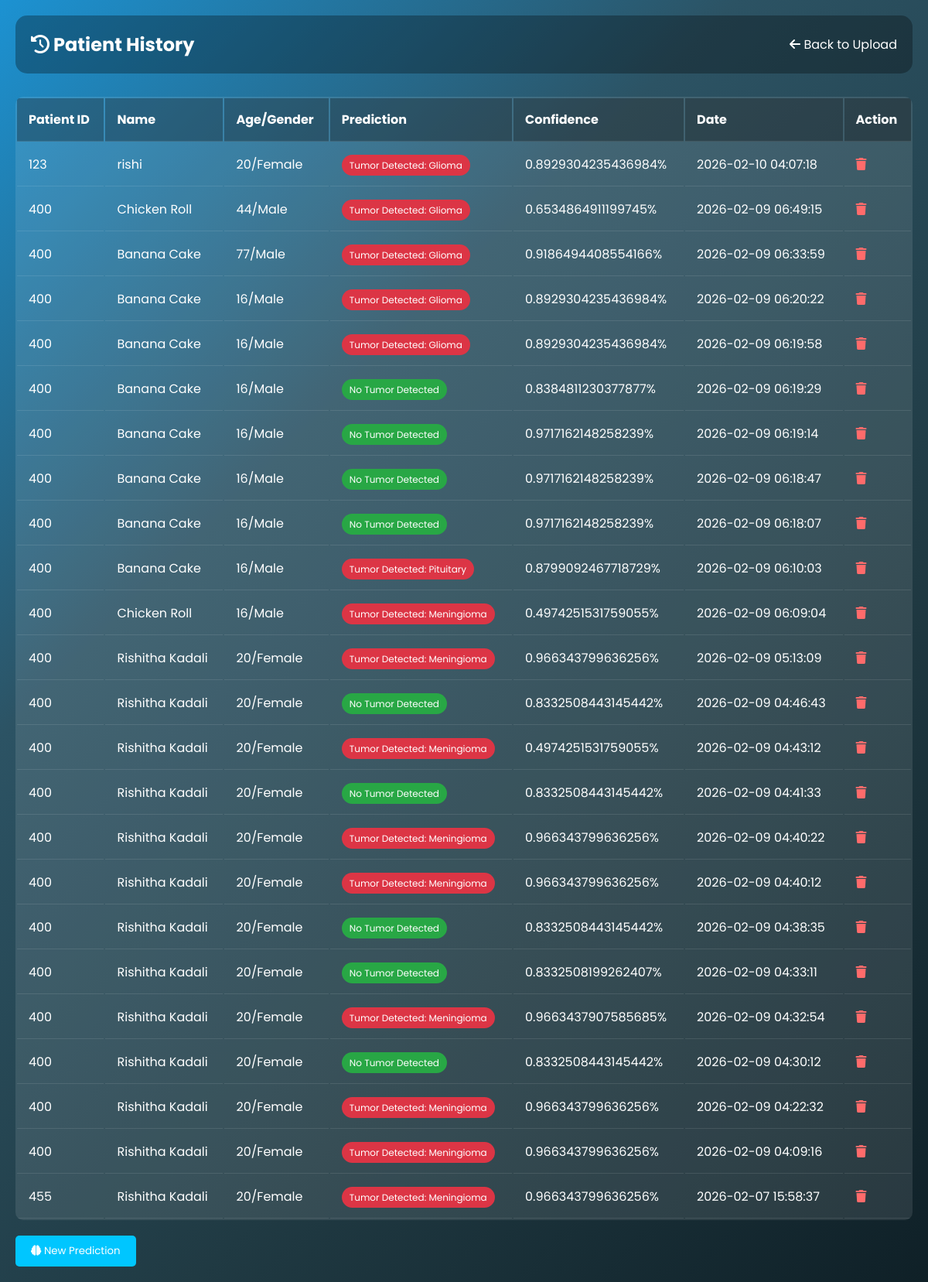
Screenshot of /history (signed in) with the database file from the repository.
### tables this page shows
CREATE TABLE patient_history(
            id INTEGER PRIMARY KEY AUTOINCREMENT,
            patient_id TEXT NOT NULL,
            patient_name TEXT NOT NULL,
            age INTEGER,
            gender TEXT,
            filename TEXT,
            prediction TEXT,
            confidence REAL,
            scan_date TIMESTAMP DEFAULT CURRENT_TIMESTAMP
        );

### app.py (the view)
@app.route("/history")
def history():
    if "username" not in session:
        return redirect(url_for("login"))
    conn = sqlite3.connect(DB_NAME)
    conn.row_factory = sqlite3.Row
    cur = conn.cursor()
    cur.execute("SELECT * FROM patient_history ORDER BY scan_date DESC LIMIT 50")
    history = cur.fetchall()
    conn.close()
    return render_template("history.html", history=history)

### templates/history.html (shortened to what this page needs)
<!DOCTYPE html>
<html lang="en">
<head>
    <link rel="stylesheet" href="https://cdnjs.cloudflare.com/ajax/libs/font-awesome/6.5.0/css/all.min.css">
</head>
<body>
    <div class="container">
        <div class="header">
            <h2><i class="fas fa-history"></i> Patient History</h2>
            <a href="{{ url_for('upload') }}" style="color:#fff;text-decoration:none;">
                <i class="fas fa-arrow-left"></i> Back to Upload
            </a>
        </div>
        <table>
            <thead>
                <tr>
                    <th>Patient ID</th>
                    <th>Name</th>
                    <th>Age/Gender</th>
                    <th>Prediction</th>
                    <th>Confidence</th>
                    <th>Date</th>
                    <th>Action</th>
                </tr>
            </thead>
            <tbody>
                {% for record in history %}
                <tr>
                    <td>{{ record.patient_id }}</td>
                    <td>{{ record.patient_name }}</td>
                    <td>{{ record.age }}/{{ record.gender }}</td>
                    <td>
                        <span class="badge {% if 'no tumor' in record.prediction.lower() %}badge-clean{% else %}badge-tumor{% endif %}">
                            {{ record.prediction }}
                        </span>
                    </td>
                    <td>{{ record.confidence }}%</td>
                    <td>{{ record.scan_date }}</td>
                    <td>
                        <a href="{{ url_for('delete_history', id=record.id) }}"
                           onclick="return confirm('Delete this record?')"
                           style="color:#ff6b6b;">
                            <i class="fas fa-trash"></i>
                        </a>
                    </td>
                </tr>
                {% endfor %}
            </tbody>
        </table>
        <a href="{{ url_for('upload') }}">
            <button class="btn-back">
                <i class="fas fa-brain"></i> New Prediction
            </button>
        </a>
    </div>
</body>
</html>

### templates/history.html (style rules this page uses)
* { margin:0;padding:0;box-sizing:border-box;font-family:'Poppins',sans-serif; }
body { background: linear-gradient(-45deg,#0f2027,#203a43,#2c5364,#1c92d2);color:#fff;min-height:100vh;padding:20px; }
.header { display:flex;justify-content:space-between;align-items:center;margin-bottom:30px;padding:20px;background:rgba(0,0,0,0.3);border-radius:15px; }
.container { max-width:1200px;margin:0 auto; }
table { width:100%;background:rgba(255,255,255,0.1);border-radius:10px;overflow:hidden; }
th,td { padding:15px;text-align:left;border-bottom:1px solid rgba(255,255,255,0.1); }
th { background:rgba(0,0,0,0.3); }
.btn-back { margin-top:20px;padding:10px 20px;background:#00c6ff;color:white;border:none;border-radius:5px;cursor:pointer; }
.badge { padding:5px 10px;border-radius:20px;font-size:12px; }
.badge-tumor { background:#dc3545; }
.badge-clean { background:#28a745; }

### rows the page displays
patient_history: patient_id "123", patient_name "rishi", age "20", gender "Female", prediction "Tumor Detected: Glioma", confidence "0.8929304235436984", scan_date "2026-02-10 04:07:18"
patient_history: patient_id "400", patient_name "Chicken Roll", age "44", gender "Male", prediction "Tumor Detected: Glioma", confidence "0.6534864911199745", scan_date "2026-02-09 06:49:15"
patient_history: patient_id "400", patient_name "Banana Cake", age "77", gender "Male", prediction "Tumor Detected: Glioma", confidence "0.9186494408554166", scan_date "2026-02-09 06:33:59"
patient_history: patient_id "400", patient_name "Banana Cake", age "16", gender "Male", prediction "Tumor Detected: Glioma", confidence "0.8929304235436984", scan_date "2026-02-09 06:20:22"
patient_history: patient_id "400", patient_name "Banana Cake", age "16", gender "Male", prediction "Tumor Detected: Glioma", confidence "0.8929304235436984", scan_date "2026-02-09 06:19:58"
patient_history: patient_id "400", patient_name "Banana Cake", age "16", gender "Male", prediction "No Tumor Detected", confidence "0.8384811230377877", scan_date "2026-02-09 06:19:29"
patient_history: patient_id "400", patient_name "Banana Cake", age "16", gender "Male", prediction "No Tumor Detected", confidence "0.9717162148258239", scan_date "2026-02-09 06:19:14"
patient_history: patient_id "400", patient_name "Banana Cake", age "16", gender "Male", prediction "No Tumor Detected", confidence "0.9717162148258239", scan_date "2026-02-09 06:18:47"
patient_history: patient_id "400", patient_name "Banana Cake", age "16", gender "Male", prediction "No Tumor Detected", confidence "0.9717162148258239", scan_date "2026-02-09 06:18:07"
patient_history: patient_id "400", patient_name "Banana Cake", age "16", gender "Male", prediction "Tumor Detected: Pituitary", confidence "0.8799092467718729", scan_date "2026-02-09 06:10:03"
patient_history: patient_id "400", patient_name "Chicken Roll", age "16", gender "Male", prediction "Tumor Detected: Meningioma", confidence "0.4974251531759055", scan_date "2026-02-09 06:09:04"
patient_history: patient_id "400", patient_name "Rishitha Kadali", age "20", gender "Female", prediction "Tumor Detected: Meningioma", confidence "0.966343799636256", scan_date "2026-02-09 05:13:09"
patient_history: patient_id "400", patient_name "Rishitha Kadali", age "20", gender "Female", prediction "No Tumor Detected", confidence "0.8332508443145442", scan_date "2026-02-09 04:46:43"
patient_history: patient_id "400", patient_name "Rishitha Kadali", age "20", gender "Female", prediction "Tumor Detected: Meningioma", confidence "0.4974251531759055", scan_date "2026-02-09 04:43:12"
patient_history: patient_id "400", patient_name "Rishitha Kadali", age "20", gender "Female", prediction "No Tumor Detected", confidence "0.8332508443145442", scan_date "2026-02-09 04:41:33"
patient_history: patient_id "400", patient_name "Rishitha Kadali", age "20", gender "Female", prediction "Tumor Detected: Meningioma", confidence "0.966343799636256", scan_date "2026-02-09 04:40:22"
patient_history: patient_id "400", patient_name "Rishitha Kadali", age "20", gender "Female", prediction "Tumor Detected: Meningioma", confidence "0.966343799636256", scan_date "2026-02-09 04:40:12"
patient_history: patient_id "400", patient_name "Rishitha Kadali", age "20", gender "Female", prediction "No Tumor Detected", confidence "0.8332508443145442", scan_date "2026-02-09 04:38:35"
patient_history: patient_id "400", patient_name "Rishitha Kadali", age "20", gender "Female", prediction "No Tumor Detected", confidence "0.8332508199262407", scan_date "2026-02-09 04:33:11"
patient_history: patient_id "400", patient_name "Rishitha Kadali", age "20", gender "Female", prediction "Tumor Detected: Meningioma", confidence "0.9663437907585685", scan_date "2026-02-09 04:32:54"
patient_history: patient_id "400", patient_name "Rishitha Kadali", age "20", gender "Female", prediction "No Tumor Detected", confidence "0.8332508443145442", scan_date "2026-02-09 04:30:12"
patient_history: patient_id "400", patient_name "Rishitha Kadali", age "20", gender "Female", prediction "Tumor Detected: Meningioma", confidence "0.966343799636256", scan_date "2026-02-09 04:22:32"
patient_history: patient_id "400", patient_name "Rishitha Kadali", age "20", gender "Female", prediction "Tumor Detected: Meningioma", confidence "0.966343799636256", scan_date "2026-02-09 04:09:16"
patient_history: patient_id "455", patient_name "Rishitha Kadali", age "20", gender "Female", prediction "Tumor Detected: Meningioma", confidence "0.966343799636256", scan_date "2026-02-07 15:58:37"
